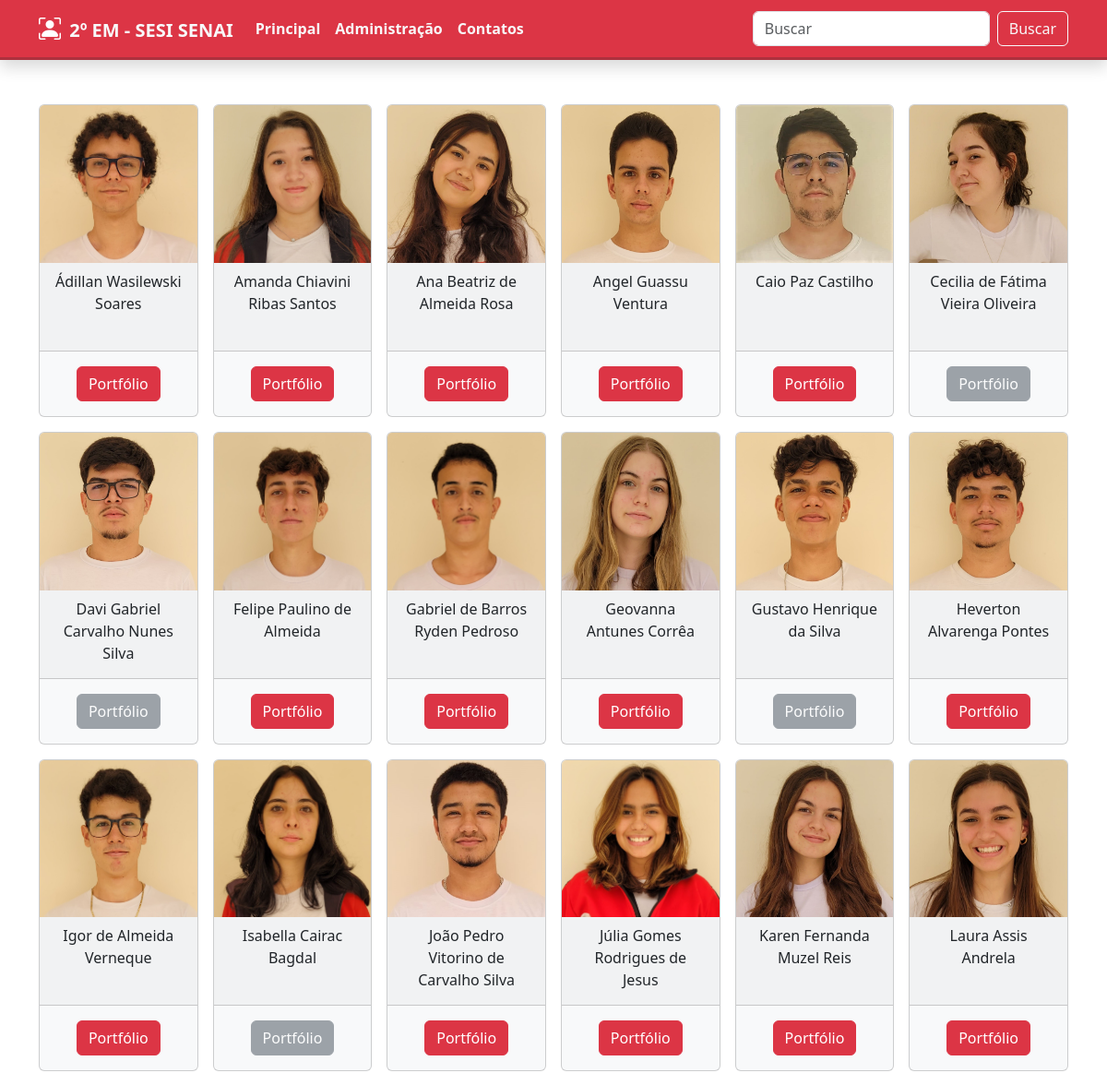
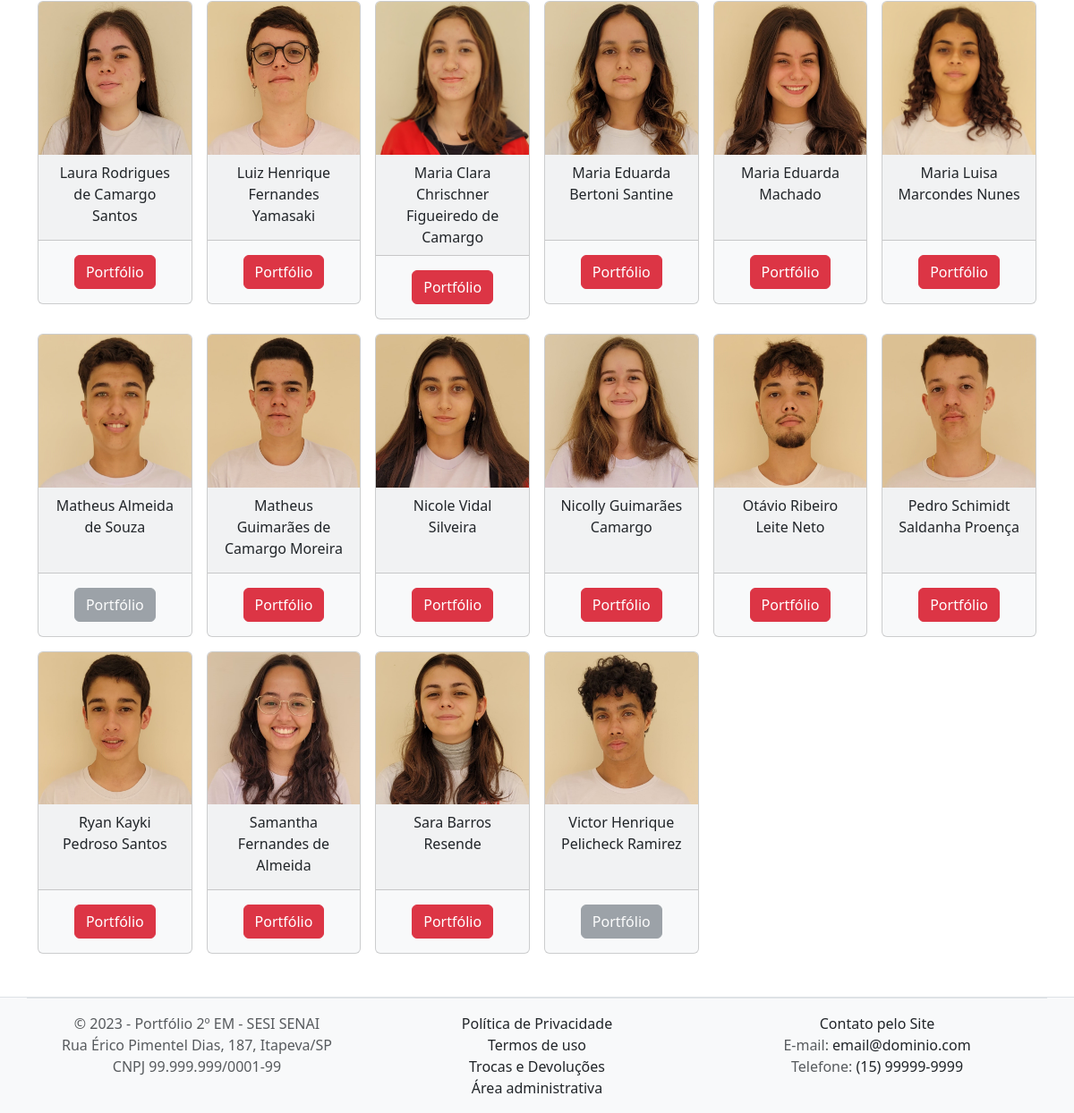
The page / on the database its author committed (2 pictures, top to bottom).
### tables this page shows
CREATE TABLE alunos (
    id_alun INTEGER PRIMARY KEY,
    nome_alun TEXT COLLATE BINARY,
    port_alun TEXT,
    img_alun TEXT NOT NULL
);

### app.py (the view)
@app.route("/")
def index():
    iniciar_db()
    conexao = conecta_database()
    alunos = conexao.execute('SELECT * FROM alunos ORDER BY id_alun').fetchall()
    conexao.close()
    return render_template("home.html", alunos=alunos)

### app.py (called while the page is built)
def conecta_database():
    conexao = sql.connect("db_alunos.db")
    conexao.row_factory = sql.Row
    return conexao

def iniciar_db():
    conexao = conecta_database()
    with app.open_resource('esquema.sql', mode='r') as comandos:
        conexao.cursor().executescript(comandos.read())
    conexao.commit()
    conexao.close()

### templates/home.html
{% extends 'modelo.html' %}
{% block conteudo %}
  <div class="container py-5">
    <div class="row g-3">
      {% if not alunos %}
        <img src="static/img/semalunos.jpg" alt="" class="img-thumbnail rounded mx-auto d-block mt-5 w-25" />
        <h1 class="text-center my-5">Não há alunos cadastrados</h1>
      {% else %}
        {% for aluno in alunos %}
          <div class="col-6 col-md-4 col-lg-3 col-xl-2">
            <div class="card text-center bg-light">
              <img src="../static/img/alunos/{{ aluno['img_alun'] }}" class="card-img-top" />
              <div class="card-header" style="min-height: 6rem;">{{ aluno['nome_alun'] }}</div>
              <div class="card-body">
                {% if aluno['port_alun']%}
                <a href="{{ aluno['port_alun'] }}" target="_blank"><button class="btn btn-danger">Portfólio</button></a>
                {% else %}
                <button class="btn btn-secondary" disabled>Portfólio</button>
                {% endif %}
              </div>
            </div>
          </div>
        {% endfor %}
      {% endif %}
    </div>
  </div>
{% endblock %}

### templates/modelo.html (shortened to what this page needs)
<!DOCTYPE html>
<html lang="en">
<head>
    <link href="https://cdn.jsdelivr.net/npm/bootstrap@5.3.2/dist/css/bootstrap.min.css" rel="stylesheet">
    <link rel="stylesheet" href="https://cdn.jsdelivr.net/npm/bootstrap-icons@1.11.1/font/bootstrap-icons.css">
  <link rel="stylesheet" href="../static/css/style.css">
</head>
<body class="d-flex flex-column" style="min-height: 100vh;">
      <header>
          <nav class="navbar navbar-expand-lg bg-danger shadow border-bottom border-3 border-dark border-opacity-25">
              <div class="container">
                <a class="navbar-brand text-light fw-bolder" href="\">
                  <i class="bi bi-person-bounding-box text-white fw-bolder fs-4 me-1"></i>
                  2º EM - SESI SENAI
                  </a>
                <div class="collapse navbar-collapse" id="navbarSupportedContent">
                  <ul class="navbar-nav me-auto mb-2 mb-lg-0">
                    <li class="nav-item">
                      <a class="nav-link active text-light fw-semibold" href="\">Principal</a>
                    </li>
                    <li class="nav-item">
                      <a class="nav-link text-light fw-semibold" href="\adm"> Administração </a>
                    </li>
                    <li class="nav-item">
                      <a class="nav-link text-light fw-semibold" href="\contato">Contatos</a>
                    </li>
                  </ul>
                  <form action="/busca" method="post" class="d-flex" role="search">
                    <input class="form-control me-2" type="search" placeholder="Buscar" id="buscar" name="buscar">
                    <input type="submit" class="btn btn-outline-light" type="submit" value="Buscar">
                  </form>
                </div>
              </div>
            </nav>
      </header>
      <main class="flex-fill">
          {% block conteudo%}
          {% endblock %}
      </main>
      <footer>
          <footer class="border-top text-muted bg-light">
              <div class="container">
                  <div class="row py-3 border-top">
                      <div class="col-12 col-md-4 text-center">
                          &copy; 2023 - Portfólio 2º EM - SESI SENAI
                          <br>
                          Rua Érico Pimentel Dias, 187, Itapeva/SP
                          <br>
                          CNPJ 99.999.999/0001-99
                      </div>
                      <div class="col-12 col-md-4 text-center">
                          <a href="/privacidade.html" class="text-decoration-none text-dark">
                              Política de Privacidade
                          </a>
                          <br>
                          <a href="/termos.html" class="text-decoration-none text-dark">
                              Termos de uso
                          </a>
                          <br>
                          <a href="/trocas.html" class="text-decoration-none text-dark">
                              Trocas e Devoluções
                          </a>
                          <br>
                          <a href="/adm" class="text-decoration-none text-dark">
                              Área administrativa
                          </a>
                          <br>
                      </div>
                      <div class="col-12 col-md-4 text-center">
                          <a href="/contato.html" class="text-decoration-none text-dark">
                              Contato pelo Site
                          </a>
                          <br>
                          E-mail:
                          <a href="mailto:email@dominio.com" class="text-decoration-none text-dark">
                              email@dominio.com
                          </a>
                          <br>
                          Telefone:
                          <a href="phone:1599999999" class="text-decoration-none text-dark">
                              (15) 99999-9999
                          </a>
                          <br>
                      </div>
                  </div>
              </div>
          </footer>
      </footer>
</body>
</html>

### rows shown on the page
alunos: img_alun (picture), nome_alun "Ádillan Wasilewski Soares"
alunos: img_alun (picture), nome_alun "Amanda Chiavini Ribas Santos"
alunos: img_alun (picture), nome_alun "Ana Beatriz de Almeida Rosa"
alunos: img_alun (picture), nome_alun "Angel Guassu Ventura"
alunos: img_alun (picture), nome_alun "Caio Paz Castilho"
alunos: img_alun (picture), nome_alun "Cecilia de Fátima Vieira Oliveira", port_alun "Portfólio"
alunos: img_alun (picture), nome_alun "Davi Gabriel Carvalho Nunes Silva", port_alun "Portfólio"
alunos: img_alun (picture), nome_alun "Felipe Paulino de Almeida"
alunos: img_alun (picture), nome_alun "Gabriel de Barros Ryden Pedroso"
alunos: img_alun (picture), nome_alun "Geovanna Antunes Corrêa"
alunos: img_alun (picture), nome_alun "Gustavo Henrique da Silva", port_alun "Portfólio"
alunos: img_alun (picture), nome_alun "Heverton Alvarenga Pontes"
alunos: img_alun (picture), nome_alun "Igor de Almeida Verneque"
alunos: img_alun (picture), nome_alun "Isabella Cairac Bagdal", port_alun "Portfólio"
alunos: img_alun (picture), nome_alun "João Pedro Vitorino de Carvalho Silva"
alunos: img_alun (picture), nome_alun "Júlia Gomes Rodrigues de Jesus"
alunos: img_alun (picture), nome_alun "Karen Fernanda Muzel Reis"
alunos: img_alun (picture), nome_alun "Laura Assis Andrela"
alunos: img_alun (picture), nome_alun "Laura Rodrigues de Camargo Santos"
alunos: img_alun (picture), nome_alun "Luiz Henrique Fernandes Yamasaki"
alunos: img_alun (picture), nome_alun "Maria Clara Chrischner Figueiredo de Camargo"
alunos: img_alun (picture), nome_alun "Maria Eduarda Bertoni Santine"
alunos: img_alun (picture), nome_alun "Maria Eduarda Machado"
alunos: img_alun (picture), nome_alun "Maria Luisa Marcondes Nunes"
alunos: img_alun (picture), nome_alun "Matheus Almeida de Souza", port_alun "Portfólio"
alunos: img_alun (picture), nome_alun "Matheus Guimarães de Camargo Moreira"
alunos: img_alun (picture), nome_alun "Nicole Vidal Silveira"
alunos: img_alun (picture), nome_alun "Nicolly Guimarães Camargo"
alunos: img_alun (picture), nome_alun "Otávio Ribeiro Leite Neto"
alunos: img_alun (picture), nome_alun "Pedro Schimidt Saldanha Proença"
alunos: img_alun (picture), nome_alun "Ryan Kayki Pedroso Santos"
alunos: img_alun (picture), nome_alun "Samantha Fernandes de Almeida"
alunos: img_alun (picture), nome_alun "Sara Barros Resende"
alunos: img_alun (picture), nome_alun "Victor Henrique Pelicheck Ramirez", port_alun "Portfólio"
